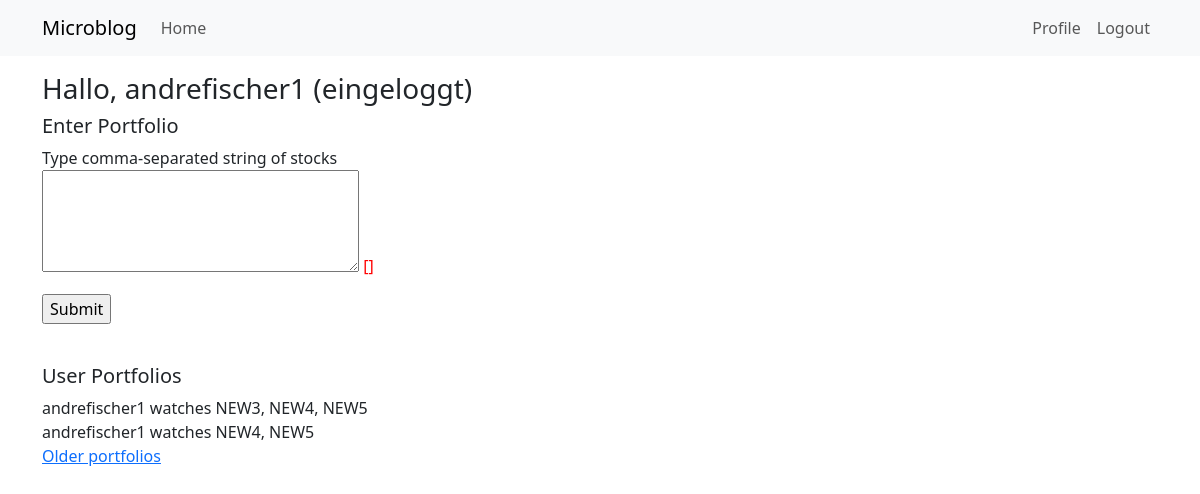
The app's page /index?page=2 (signed in) with its own data.
### app/models.py (models this page shows, shortened)
class User(UserMixin, db.Model):  # inherts from db.Model, the bas lass for all models in SQLAlhemy
    id: so.Mapped[int] = so.mapped_column(primary_key=True)
    username: so.Mapped[str] = so.mapped_column(sa.String(64), index=True,  unique=True)
    email: so.Mapped[str] = so.mapped_column(sa.String(120), index=True, unique=True)
    """
    Relationship to new class Portfolio "author" object; so.relationship() is model class that represents the other side of the relationship;
    the "back_populates" arguments reference the name of the relationship attribute on the other side
    """
    portfolios: so.WriteOnlyMapped['Portfolio'] = so.relationship(back_populates='author')
    """
    - password hash is used instead of password to not store them as plain text if DB is comprimised
    - optional typing allows empty or "None"
    - from werkzeug, password hashing and it's checking are added as methods
    """
    password_hash: so.Mapped[Optional[str]] = so.mapped_column(sa.String(256))
    about_me: so.Mapped[Optional[str]] = so.mapped_column(sa.String(140))
    last_seen: so.Mapped[Optional[datetime]] = so.mapped_column(
        default=lambda: datetime.now(timezone.utc))

class Portfolio(db.Model):
    id: so.Mapped[int] = so.mapped_column(primary_key=True)
    name: so.Mapped[Optional[str]] = so.mapped_column(sa.String(256), index=True, unique=True)  # each portfolio has a name which is Optional
    timestamp: so.Mapped[datetime] = so.mapped_column(index=True, default=lambda: datetime.now(timezone.utc))  # use Datetime to get Swiss time
    stock_list: so.Mapped[str] = so.mapped_column(sa.String(256))
    """
    Map to foreign key of "User" class
    """
    user_id: so.Mapped[int] = so.mapped_column(sa.ForeignKey(User.id),  index=True)
    author: so.Mapped[User] = so.relationship(back_populates='portfolios')

### app/routes.py (the view)
@app.route('/', methods=['GET', 'POST'])  # decorator for following function
@app.route('/index', methods=['GET', 'POST'])  # 2nd decorator
@login_required  # although it's index, we can set that here - not logged in person will be sent to login function
def index():
    mock_user = {'username':'Rikarda'}
    alt_names = ['guati','schatzi','schatzus','schatzo']
    form = PostPortfolio()
    if form.validate_on_submit():  # forms always are POST requests
        portfolio = Portfolio(stock_list=form.portfolio.data, author=current_user)
        db.session.add(portfolio)
        db.session.commit()
        flash('Your portfolio is now stored in database!')
        return redirect(url_for('index')) # it's recommended to have a redirect at the end of a post request
    portfolio_query = sa.select(Portfolio)
    """
    Instead of db.session.scalars() we can call db.paginate().items to prohibit overflow of one page
    and make the DB requests smaller; takes several arguments:
        page: the page number, starting from 1; per_page: the number of items per page
        error_out: an error flag. If True, when an out of range page is requested a 404 error will be
        automatically returned to the client. If False, an empty list will be returned for out of range pages.
    """
    page = request.args.get('page', 1, type=int)
    portfolios = db.paginate(portfolio_query, page=page, per_page=app.config['POSTS_PER_PAGE'], error_out=False)
    next_url = url_for('index', page=portfolios.next_num) \
        if portfolios.has_next else None
    prev_url = url_for('index', page=portfolios.prev_num) \
        if portfolios.has_prev else None
    return render_template('index.html',user=mock_user, alt_names=alt_names,
                           portfolios=portfolios.items, form=form,
                           next_url=next_url, prev_url=prev_url)

### app/forms.py
class PostPortfolio(FlaskForm):
    portfolio = TextAreaField('Type comma-separated string of stocks',
                              validators=[DataRequired(), Length(min=1, max=300)])
    submit = SubmitField('Submit')

### app/models.py (called while the page is built)
@login.user_loader  # user loader is registered with decorator
def load_user(id):
    return db.session.get(User, int(id)) # needs to be converted to int as string

### app/routes.py (called while the page is built)
@app.before_request
def before_request():
    if current_user.is_authenticated:
        current_user.last_seen = datetime.now(timezone.utc) # adding to db - no .add() needed here
        db.session.commit() # committing to db

### app/templates/index.html (shortened to what this page needs)
{% extends "base.html" %}
{% block content %}
        {% if not current_user.is_anonymous %}
        <h3> Hallo, {{ current_user.username}} (eingeloggt)</h3>
        {% endif %}
        <h5> Enter Portfolio </h5>
        <form action="", method="post">
                <p>
                        {{ form.portfolio.label }} <br>
                        {{ form.portfolio(cols=32,rows=4)}}
                        <span style="color: red;">[{{ error }}]</span>
                </p>
                <p>{{ form.submit() }}</p>
        </form>
        <br>
        <h5> User Portfolios </h5>
        {% for p in portfolios %}
        <tr valign="top">
                <div><td>{{p.author.username}} watches {{p.stock_list}}</td></div>
        </tr>
        {% endfor %}
        {% if prev_url %}
        <a href="{{ prev_url }}">Older portfolios</a>
        {% endif %}
        {% endblock %}

### records on screen
User: username "andrefischer1"
Portfolio: author.username "andrefischer1", stock_list "NEW3, NEW4, NEW5"
Portfolio: author.username "andrefischer1", stock_list "NEW4, NEW5"
